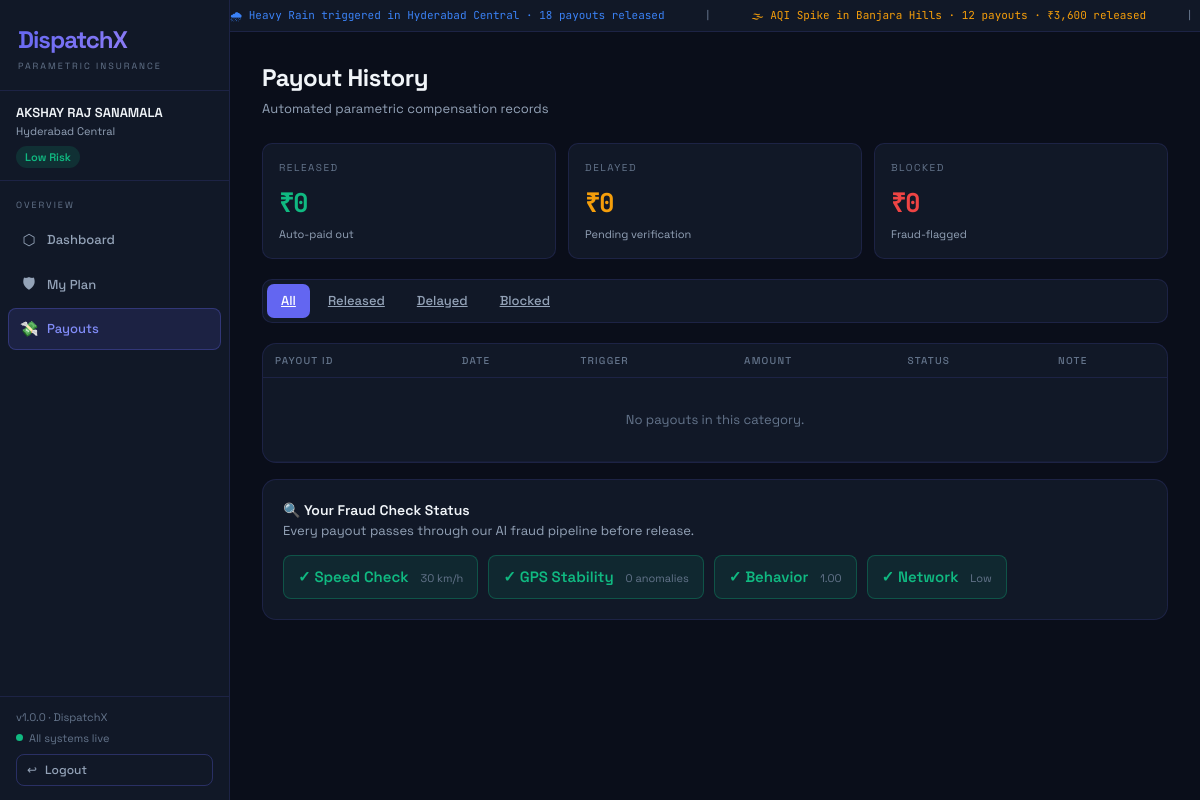
Screenshot of /payouts/ (signed in) with the database file from the repository.
### insurance/models.py (models this page shows, shortened)
class DeliveryPartner(AbstractBaseUser, PermissionsMixin):
    RISK_CHOICES = [
        ('low',      'Low'),
        ('medium',   'Medium'),
        ('high',     'High'),
        ('critical', 'Critical'),
    ]
    ZONE_CHOICES = [
        ('hyderabad_central', 'Hyderabad Central'),
        ('banjara_hills',     'Banjara Hills'),
        ('jubilee_hills',     'Jubilee Hills'),
        ('secunderabad',      'Secunderabad'),
        ('hitec_city',        'HITEC City'),
        ('gachibowli',        'Gachibowli'),
        ('lb_nagar',          'LB Nagar'),
        ('kukatpally',        'Kukatpally'),
    ]
    name        = models.CharField(max_length=100)
    phone       = models.CharField(max_length=15, unique=True)
    email       = models.EmailField(blank=True, null=True)
    zone        = models.CharField(max_length=30, choices=ZONE_CHOICES, default='hyderabad_central')
    joined_date = models.DateTimeField(default=timezone.now)
    is_active    = models.BooleanField(default=True)
    is_staff     = models.BooleanField(default=False)
    is_admin     = models.BooleanField(default=False)
    risk_level      = models.CharField(max_length=10, choices=RISK_CHOICES, default='low')
    fraud_score     = models.FloatField(default=0.0)          # 0.0 – 1.0
    risk_score      = models.FloatField(default=0.0)          # composite
    behavior_score  = models.FloatField(default=1.0)          # 0.0 – 1.0
    gps_anomalies   = models.IntegerField(default=0)
    max_speed_kmh   = models.FloatField(default=30.0)         # recorded max speed
    ip_address      = models.GenericIPAddressField(null=True, blank=True)
    device_id       = models.CharField(max_length=50, blank=True)
    avg_daily_earnings = models.FloatField(default=600.0)
    deliveries_per_day = models.IntegerField(default=8)
    USERNAME_FIELD  = 'phone'
    REQUIRED_FIELDS = ['name']
    objects = DeliveryPartnerManager()
    class Meta:
        db_table = 'delivery_partners'
        verbose_name = 'Delivery Partner'
    @property
    def active_subscription(self):
        return (self.subscriptions
                .filter(status='active', end_date__gte=timezone.now())
                .select_related('plan')
                .order_by('-end_date')
                .first())

### insurance/views.py (the view)
# urls.py: path('payouts/',       views.payouts_view,          name='payouts'),
@login_required
def payouts_view(request):
    partner = request.user
    status  = request.GET.get('status', '')
    qs      = partner.payouts.select_related('event').order_by('-created_at')
    if status:
        qs = qs.filter(status=status)
    totals = {
        'released': partner.payouts.filter(status='released').aggregate(t=Sum('amount'))['t'] or 0,
        'delayed':  partner.payouts.filter(status='delayed').aggregate(t=Sum('amount'))['t'] or 0,
        'blocked':  partner.payouts.filter(status='blocked').aggregate(t=Sum('amount'))['t'] or 0,
    }
    return render(request, 'insurance/payouts.html', {
        'partner': partner, 'payouts': qs, 'totals': totals, 'filter_status': status
    })

### templates/insurance/payouts.html (shortened to what this page needs)
{% extends "insurance/base.html" %}
{% block content %}
<div class="page-wrap fadein">
  <div style="margin-bottom:24px">
    <h1 style="font-size:24px;font-weight:700;letter-spacing:-0.5px">Payout History</h1>
    <p style="color:var(--text2);font-size:13px;margin-top:3px">Automated parametric compensation records</p>
  </div>
  <div class="stats-grid" style="grid-template-columns:repeat(3,1fr)">
    <div class="stat-card">
      <div class="stat-label">Released</div>
      <div class="stat-value stat-up">₹{{ totals.released|floatformat:0 }}</div>
      <div class="stat-sub">Auto-paid out</div>
    </div>
    <div class="stat-card">
      <div class="stat-label">Delayed</div>
      <div class="stat-value" style="color:var(--warn)">₹{{ totals.delayed|floatformat:0 }}</div>
      <div class="stat-sub">Pending verification</div>
    </div>
    <div class="stat-card">
      <div class="stat-label">Blocked</div>
      <div class="stat-value stat-down">₹{{ totals.blocked|floatformat:0 }}</div>
      <div class="stat-sub">Fraud-flagged</div>
    </div>
  </div>
  <div class="tab-bar">
    <a href="?status=" class="tab-item {% if not filter_status %}active{% endif %}">All</a>
    <a href="?status=released" class="tab-item {% if filter_status == 'released' %}active{% endif %}">Released</a>
    <a href="?status=delayed"  class="tab-item {% if filter_status == 'delayed' %}active{% endif %}">Delayed</a>
    <a href="?status=blocked"  class="tab-item {% if filter_status == 'blocked' %}active{% endif %}">Blocked</a>
  </div>
  <div class="card" style="padding:0;overflow:hidden">
    <div class="table-wrap">
      <table>
        <thead>
          <tr>
            <th>Payout ID</th>
            <th>Date</th>
            <th>Trigger</th>
            <th>Amount</th>
            <th>Status</th>
            <th>Note</th>
          </tr>
        </thead>
        <tbody>
          {% for p in payouts %}
          <tr>
            <td class="td-mono td-muted">PYT-{{ p.id }}</td>
            <td style="font-size:12px">{{ p.created_at|date:"d M Y, H:i" }}</td>
            <td>{{ p.event.get_event_type_display|default:"Manual" }}</td>
            <td><span style="font-family:var(--mono);font-weight:600">₹{{ p.amount|floatformat:0 }}</span></td>
            <td><span class="pill pill-{{ p.status }}">{{ p.get_status_display }}</span></td>
            <td style="font-size:11px;color:var(--text3);max-width:200px">{{ p.reason|truncatechars:50 }}</td>
          </tr>
          {% empty %}
          <tr>
            <td colspan="6" style="text-align:center;color:var(--text3);padding:32px">No payouts in this category.</td>
          </tr>
          {% endfor %}
        </tbody>
      </table>
    </div>
  </div>
  <div class="card">
    <div class="card-title">🔍 Your Fraud Check Status</div>
    <p style="font-size:13px;color:var(--text2);margin-bottom:14px">
      Every payout passes through our AI fraud pipeline before release.
    </p>
    <div style="display:flex;gap:10px;flex-wrap:wrap">
      {% with partner=request.user %}
      {% with spd_ok=partner.max_speed_kmh|floatformat:0 %}
        <div style="background:{% if partner.max_speed_kmh < 100 %}rgba(16,185,129,0.1){% else %}rgba(239,68,68,0.1){% endif %};border:1px solid {% if partner.max_speed_kmh < 100 %}rgba(16,185,129,0.3){% else %}rgba(239,68,68,0.3){% endif %};border-radius:8px;padding:10px 14px">
          <span style="color:{% if partner.max_speed_kmh < 100 %}var(--success){% else %}var(--danger){% endif %};font-weight:600">
            {% if partner.max_speed_kmh < 100 %}✓{% else %}✗{% endif %} Speed Check
          </span>
          <span style="color:var(--text3);font-size:11px;margin-left:8px">{{ spd_ok }} km/h</span>
        </div>
        <div style="background:{% if partner.gps_anomalies < 3 %}rgba(16,185,129,0.1){% else %}rgba(239,68,68,0.1){% endif %};border:1px solid {% if partner.gps_anomalies < 3 %}rgba(16,185,129,0.3){% else %}rgba(239,68,68,0.3){% endif %};border-radius:8px;padding:10px 14px">
          <span style="color:{% if partner.gps_anomalies < 3 %}var(--success){% else %}var(--danger){% endif %};font-weight:600">
            {% if partner.gps_anomalies < 3 %}✓{% else %}✗{% endif %} GPS Stability
          </span>
          <span style="color:var(--text3);font-size:11px;margin-left:8px">{{ partner.gps_anomalies }} anomalies</span>
        </div>
        <div style="background:{% if partner.behavior_score > 0.5 %}rgba(16,185,129,0.1){% else %}rgba(239,68,68,0.1){% endif %};border:1px solid {% if partner.behavior_score > 0.5 %}rgba(16,185,129,0.3){% else %}rgba(239,68,68,0.3){% endif %};border-radius:8px;padding:10px 14px">
          <span style="color:{% if partner.behavior_score > 0.5 %}var(--success){% else %}var(--danger){% endif %};font-weight:600">
            {% if partner.behavior_score > 0.5 %}✓{% else %}✗{% endif %} Behavior
          </span>
          <span style="color:var(--text3);font-size:11px;margin-left:8px">{{ partner.behavior_score|floatformat:2 }}</span>
        </div>
        <div style="background:{% if partner.risk_level != 'critical' %}rgba(16,185,129,0.1){% else %}rgba(239,68,68,0.1){% endif %};border:1px solid {% if partner.risk_level != 'critical' %}rgba(16,185,129,0.3){% else %}rgba(239,68,68,0.3){% endif %};border-radius:8px;padding:10px 14px">
          <span style="color:{% if partner.risk_level != 'critical' %}var(--success){% else %}var(--danger){% endif %};font-weight:600">
            {% if partner.risk_level != 'critical' %}✓{% else %}✗{% endif %} Network
          </span>
          <span style="color:var(--text3);font-size:11px;margin-left:8px">{{ partner.get_risk_level_display }}</span>
        </div>
      {% endwith %}
      {% endwith %}
    </div>
  </div>
</div>
{% endblock %}

### templates/insurance/base.html (shortened to what this page needs)
<!DOCTYPE html>
<html lang="en">
<head>
  {% load static %}
  <link rel="stylesheet" href="{% static 'css/main.css' %}">
</head>
<body>
{% if user.is_authenticated %}
<div class="app-layout">
  <aside class="sidebar">
    <div class="sidebar-logo">
      <div class="logo-mark">DispatchX</div>
      <div class="logo-sub">Parametric Insurance</div>
    </div>
    <div class="sidebar-user">
      <div class="user-name">{{ user.name }}</div>
      <div class="user-zone">{{ user.get_zone_display }}</div>
      <div class="user-badges">
        <span class="pill pill-{{ user.risk_level }}">{{ user.get_risk_level_display }} Risk</span>
      </div>
    </div>
    <nav class="nav-section" style="flex:1">
      <div class="nav-label" style="margin-top:8px">Overview</div>
      <a href="{% url 'dashboard' %}"     class="nav-item {% if request.resolver_match.url_name == 'dashboard' %}active{% endif %}">
        <span class="nav-icon">⬡</span> Dashboard
      </a>
      <a href="{% url 'subscription' %}"  class="nav-item {% if request.resolver_match.url_name == 'subscription' %}active{% endif %}">
        <span class="nav-icon">🛡</span> My Plan
      </a>
      <a href="{% url 'payouts' %}"       class="nav-item {% if request.resolver_match.url_name == 'payouts' %}active{% endif %}">
        <span class="nav-icon">💸</span> Payouts
      </a>
    </nav>
    <div class="sidebar-footer">
      <div>v1.0.0 · DispatchX</div>
      <div class="live-indicator">
        <span class="live-dot"></span> All systems live
      </div>
      <a href="{% url 'logout' %}" class="nav-item btn-outline" style="margin-top:8px;font-size:12px;padding:6px 10px">
        <span>↩</span> Logout
      </a>
    </div>
  </aside>
  <main class="main-content">
    <div class="ticker-bar">
      <div class="ticker-inner" id="ticker">
        <span class="ticker-item" style="color:#3b82f6">🌧 Heavy Rain triggered in Hyderabad Central · 18 payouts released</span>
        <span class="ticker-sep">|</span>
        <span class="ticker-item" style="color:#f59e0b">🌫 AQI Spike in Banjara Hills · 12 payouts · ₹3,600 released</span>
        <span class="ticker-sep">|</span>
      </div>
    </div>
    {% block content %}{% endblock %}
  </main>
</div>
{% else %}
  {% block auth_content %}{% endblock %}
{% endif %}
</body>
</html>

### rows the page displays
DeliveryPartner: name "AKSHAY RAJ SANAMALA", zone "Hyderabad Central", risk_level "Low", gps_anomalies "0", behavior_score "1.00"

### other values shown
{{ totals.released|floatformat:0 }} "0"
{{ totals.delayed|floatformat:0 }} "0"
{{ totals.blocked|floatformat:0 }} "0"
{{ spd_ok }} "30"
